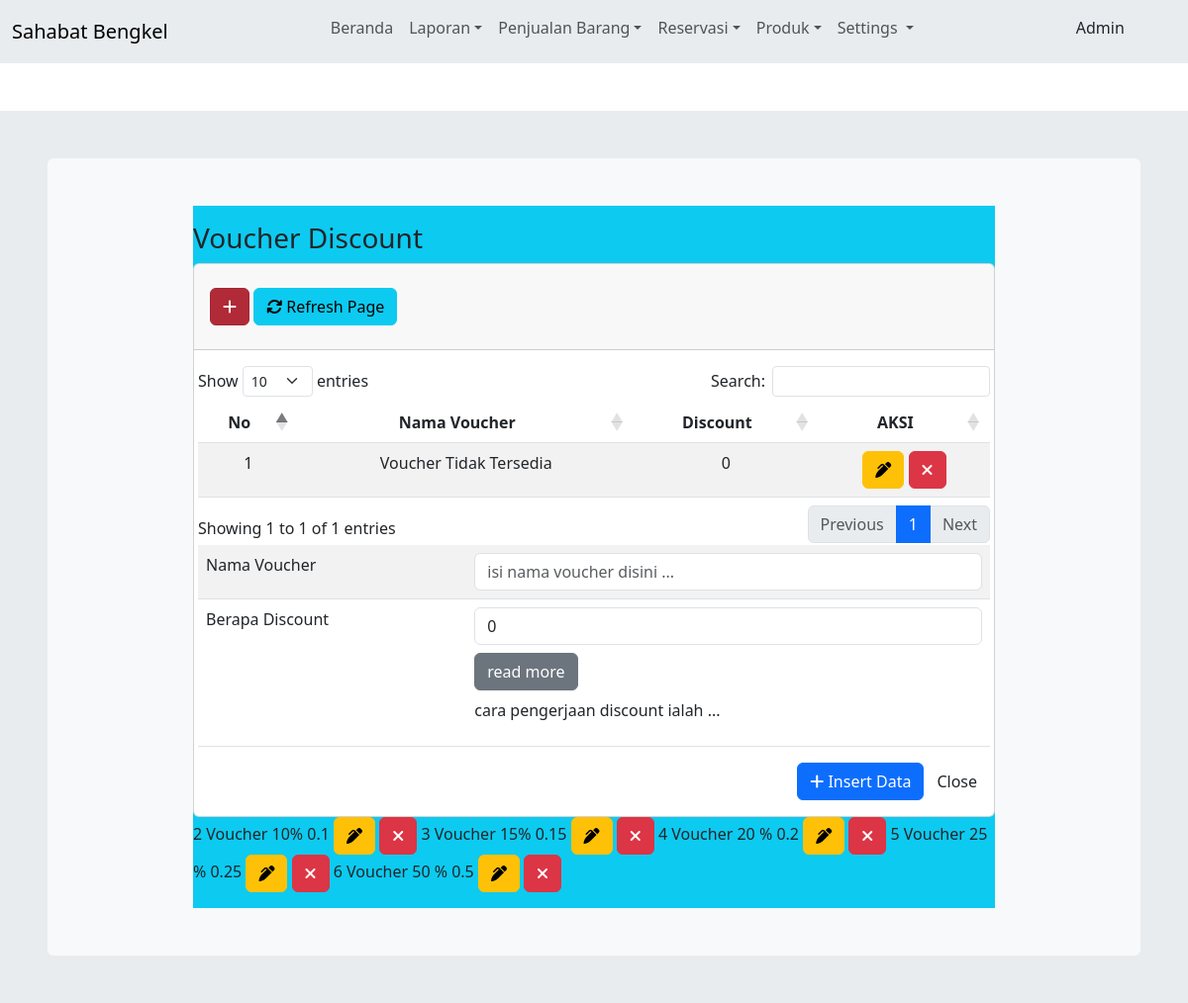
The app's page /view/admin/jual/voucher.php (signed in) with its own data.
### tables this page shows
CREATE TABLE `voucher` (
  `id` int(11) NOT NULL,
  `nama_voucher` varchar(180) NOT NULL,
  `discount` varchar(64) NOT NULL
);

### controller/controllerView.php (called while the page is built, shortened)
<?php
class view {
    protected $db;
    public function __construct($db)
    {
        $this->db = $db;
    }
    public function GetVoucher(){
        $sql = "SELECT * FROM voucher";
        $row = $this -> db -> prepare($sql);
        $row -> execute();
        $hasil2 = $row -> fetchAll();
        return $hasil2;
    }
}
?>

### view/admin/jual/voucher.php (the view, shortened to what this page needs)
<!DOCTYPE html>
<html lang="en">
<head>
    <?php
        require_once("../tampilan/header.php");
    ?>
</head>
<body>
    <?php
        require_once("../tampilan/navbar.php");
    ?>
    <div class="col-md-12 col-lg-12 p-5 py-5 bg-body-secondary mt-5 mt-lg-5">
        <div class="container-fluid py-5 rounded-2 bg-body-tertiary">
            <div class="d-flex justify-content-center align-items-center">
                <div class="col-md-9 col-lg-9 py-3 bg-info">
                    <h3>Voucher Discount</h3>
                    <div class="card">
                        <div class="card-header py-4">
                            <div class="card-header-form">
                                <a href="" type="button" class="btn btn-danger active" data-bs-toggle="modal"
                                    data-bs-target="#tambahvoucher" aria-controls="tambahvoucher">
                                    <i class="fas fa-plus"></i>
                                </a>
                                <a href="voucher.php" type="button" class="btn btn-info">
                                    <i class="fa fa-refresh"></i> Refresh Page</a>
                            </div>
                        </div>
                        <div class="row">
                            <div class="card-body">
                                <div class="table-responsive-md table-responsive-lg">
                                    <table class="table table-striped" id="example1">
                                        <thead>
                                            <tr>
                                                <th class="text-center">No</th>
                                                <th class="text-center">Nama Voucher</th>
                                                <th class="text-center">Discount</th>
                                                <th class="text-center">AKSI</th>
                                            </tr>
                                        </thead>
                                        <tbody>
                                            <?php
                                                $hasil = $lihat -> GetVoucher();
                                                $no = 1;
                                                foreach ($hasil as $isi) {
                                            ?>
                                            <tr>
                                                <td class="text-center"><?php echo $no; ?></td>
                                                <td class="text-center"><?php echo $isi["nama_voucher"]; ?></td>
                                                <td class="text-center"><?php echo $isi["discount"]; ?></td>
                                                <td class="text-center">
                                                    <a href="" data-bs-target="modal"
                                                        data-bs-toggle="#editvoucher<?=$isi["id"]?>"
                                                        class="btn btn-warning">
                                                        <i class="fas fa-pen-alt"></i>
                                                    </a>
                                                    <a href="action/act-hapus-discount.php?id=<?=$isi["id"]?>"
                                                        class="btn btn-danger"
                                                        onclick="javascript:return confirm('Apakah kamu ingin menghapus voucher ini ?')">
                                                        <i class="fas fa-close"></i>
                                                    </a>
                                                </td>
                                                <div class="modal fade" id="editvoucher<?=$isi["id"]?>" tabindex="-1"
                                                    aria-hidden="true">
                                                    <div class="modal-dialog">
                                                        <div class="modal-content">
                                                            <form action="action/act-edit-discount.php" method="post">
                                                                <div class="modal-body">
                                                                    <table class="table table-striped bordered">
                                                                        <tr>
                                                                            <td>Nama Voucher</td>
                                                                            <td>
                                                                                <input type="text" name="nama_voucher"
                                                                                    class="form-control"
                                                                                    placeholder="isi nama voucher disini ..."
                                                                                    required>
                                                                            </td>
                                                                        </tr>
                                                                        <tr>
                                                                            <td>Berapa Discount</td>
                                                                            <td><input type="text" name="discount"
                                                                                    class="form-control"
                                                                                    placeholder="isi discount disini untuk %"
                                                                                    value="<?=$isi["discount"]?>"
                                                                                    required>
                                                                                <button onclick="myFunction()"
                                                                                    class="btn btn-secondary my-2"
                                                                                    id="myBtn">read
                                                                                    more</button>
                                                                                <p>cara pengerjaan discount ialah
                                                                                    <span id="dots"> ...</span>
                                                                                </p>
                                                                            </td>
                                                                        </tr>
                                                                    </table>
                                                                    <div class="modal-footer">
                                                                        <button type="submit" name="submited"
                                                                            class="btn btn-primary"><i
                                                                                class="fa fa-plus"></i> Insert
                                                                            Data</button>
                                                                        <button type="button" class="btn btn-default"
                                                                            data-bs-dismiss="modal">Close</button>
                                                                    </div>
                                                                </div>
                                                            </form>
                                                        </div>
                                                    </div>
                                                </div>
                                            </tr>
                                            <?php
                                                    $no ++;
                                                }
                                            ?>
                                        </tbody>
                                    </table>
                                </div>
                            </div>
                        </div>
                    </div>
                </div>
            </div>
        </div>
    </div>
    <?php
        require_once("../tampilan/footer.php");
    ?>

### records on screen
voucher: nama_voucher "Voucher Tidak Tersedia", discount "0"
voucher: nama_voucher "Voucher 10%", discount "0.1"
voucher: nama_voucher "Voucher 15%", discount "0.15"
voucher: nama_voucher "Voucher 20 %", discount "0.2"
voucher: nama_voucher "Voucher 25 %", discount "0.25"
voucher: nama_voucher "Voucher 50 %", discount "0.5"

### other values on screen
$_SESSION["username"] "Admin"
